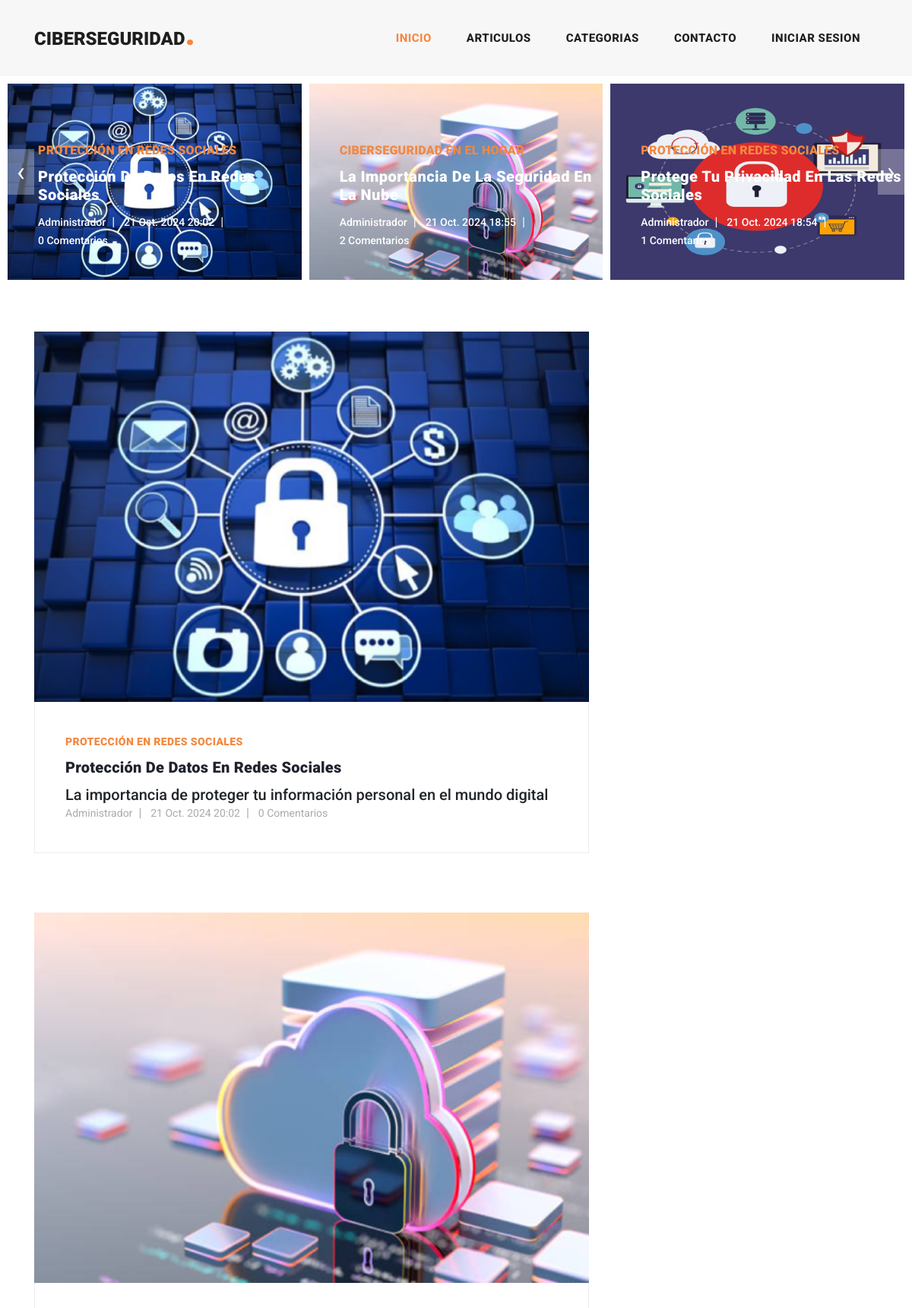
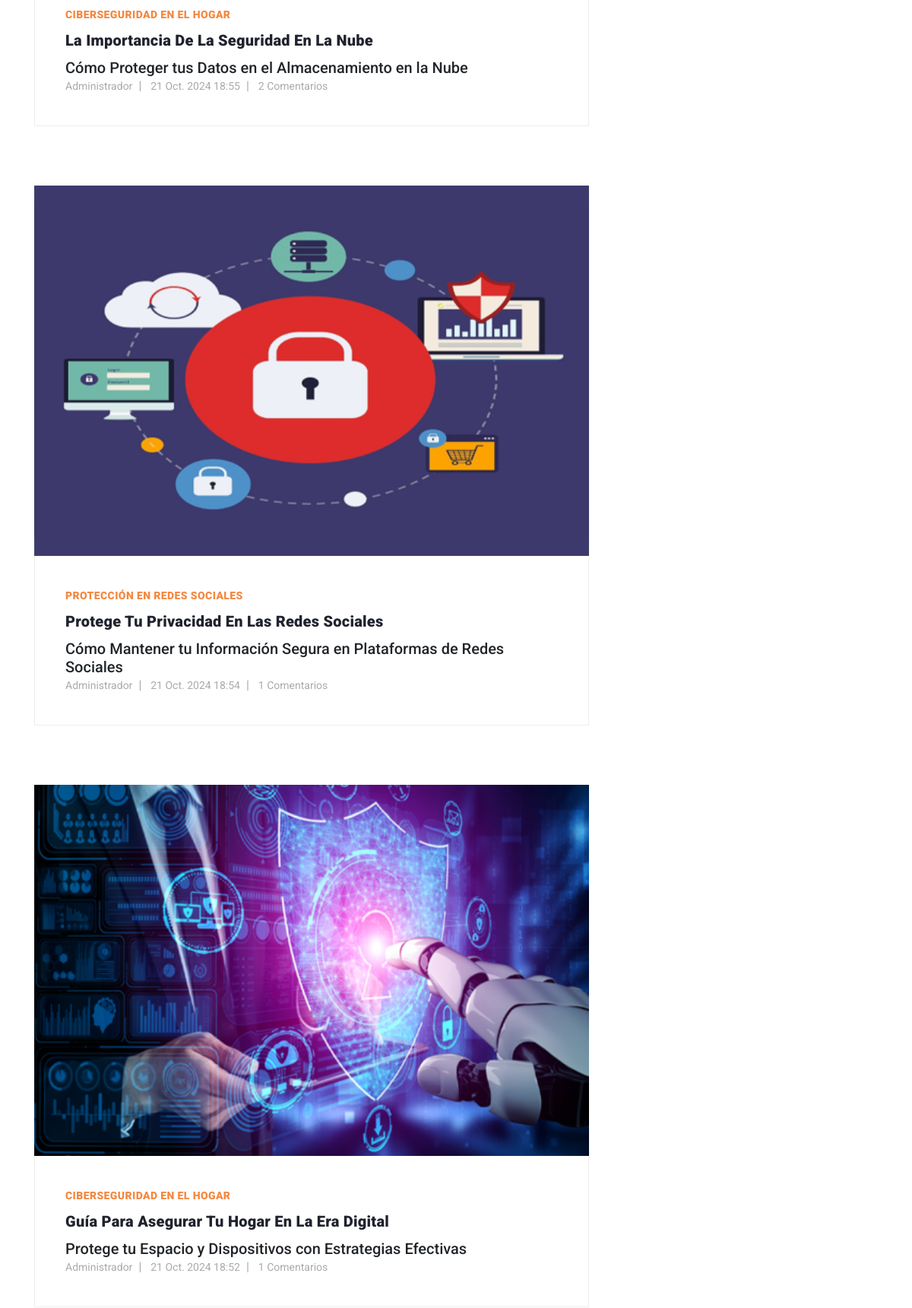
The page / (upper part) on the database its author committed (2 pictures, top to bottom).
### apps/post/models.py (models this page shows, shortened)
class Post(models.Model):
    title = models.CharField(max_length=50, null=False)
    subtitle = models.CharField(max_length=100, null=True, blank=True)
    date = models.DateTimeField(auto_now_add=True)
    text = models.TextField(null=False)
    active = models.BooleanField(default=True)
    category = models.ForeignKey(Category, on_delete=models.SET_NULL, null=True, default='Uncategorized')
    author = models.ForeignKey(User, on_delete=models.CASCADE, null=False, default=None)
    image = models.ImageField(null=True, blank=True, upload_to='media', default='media/post_default.jpg')
    published = models.DateTimeField(default=timezone.now)
    tags=models.ManyToManyField(Tags, related_name='posts')
    class Meta():
        ordering = ('-published',)

class Category(models.Model):
    name = models.CharField(max_length=30, null=False)
    def __str__(self):
        return self.name

### apps/user/models.py (models this page shows, shortened)
class User(AbstractUser):
    image = models.ImageField(null=True, blank=True, upload_to='user', default='user/user-default.jpg')
    is_staff = models.BooleanField(default=False)  # Staff status
    is_active = models.BooleanField(default=True)  # Active status

### blog/views.py (the view)
# urls.py: path('', IndexPostView.as_view(), name='index'),
class IndexPostView(ListView):
    model = Post
    template_name = 'index.html'
    context_object_name = 'posts'

### templates/index.html (shortened to what this page needs)
{% extends 'base.html'%}
{% load static %}
{% block content %}
{% if posts %}
    <div class="main-banner header-text">
        <div class="container-fluid">
            <div class="owl-banner owl-carousel">
                {% for i in posts %}
                <div class="item">
                    <img src="{{ i.image.url }}" alt="Imagen del Post">
                    <div class="item-content">
                        <div class="main-content">
                            <div class="meta-category">
                                <span>{{ i.category }}</span>
                            </div>
                            <a href="{% url 'apps.posts:post_individual' i.id %}"><h4>{{ i.title }}</h4></a>
                            <ul class="post-info">
                                <li><a>{{ i.author }}</a></li>
                                <li><a>{{ i.date }}</a></li>
                                <li><a>{{ i.comments.count }} Comentarios</a></li>
                            </ul>
                        </div>
                    </div>
                </div>
                {% endfor %}
            </div>
        </div>
    </div>
    <section class="blog-posts">
        <div class="container">
            <div class="row">
                <div class="col-lg-8">
                    <div class="all-blog-posts">
                        <div class="row">
                            {% for i in posts %}
                                <div class="col-lg-12">
                                    <div class="blog-post ">
                                        <br>
                                        <br>
                                        <div class="blog-thumb">
                                            <img src="{{ i.image.url }}" alt="Imagen del Post">
                                        </div>
                                        <div class="down-content">
                                            <span>{{ i.category }}</span>
                                            <a href="{% url 'apps.posts:post_individual' i.id %}"><h4>{{ i.title }}</h4></a>
                                            <h5>{{ i.subtitle }}</h5>
                                            <ul class="post-info">
                                                <li><a>{{ i.author }}</a></li>
                                                <li><a>{{ i.date }}</a></li>
                                                <li><a>{{ i.comments.count }} Comentarios</a></li>
                                            </ul>
                                        </div>
                                    </div>
                                </div>
                            {% endfor %}
                    </div>
                </div>
            </div>
        </div>
    </section>
    {% endif %}
{% endblock %}

### static/assets/css/templatemo-stand-blogv=11.css (style rules this page uses)
body { font-family: 'Roboto', sans-serif; overflow-x: hidden; text-rendering: optimizeLegibility; -webkit-font-smoothing: antialiased; -moz-osx-font-smoothing: grayscale; }
a { text-decoration: none!important; }
ul { padding: 0; margin: 0; list-style: none; }
h1,h2,h3,h4,h5,h6 { margin: 0px; }
.main-banner .container-fluid { padding: 0px 10px; margin-bottom: -24px; }
.owl-banner { padding-top: 110px; }
.owl-banner .item { position: relative; }
.owl-banner .item .item-content { position: absolute; bottom: 40px; left: 40px; }
.owl-banner .item .item-content .meta-category span { color: #f48840; font-size: 18px; text-transform: uppercase; font-weight: 900; letter-spacing: 0.25px; }
.owl-banner .item .item-content h4 { font-size: 24px; font-weight: 900; color: #fff; letter-spacing: 0.5px; text-transform: capitalize; margin: 10px 0px 12px 0px; }
.owl-banner .item .item-content ul li { display: inline-block; margin-right: 8px; }
.owl-banner .item .item-content ul li:after { content: '|'; color: #fff; margin-left: 8px; }
.owl-banner .item .item-content ul li:last-child::after { display: none; }
.owl-banner .item .item-content ul li a { font-size: 14px; color: #fff; font-weight: 500; transition: all .3s; }
.blog-posts { margin-top: 20px; }
.blog-posts .blog-post { margin-bottom: 30px; }
.blog-posts .blog-thumb img { width: 100%; overflow: hidden; }
.blog-posts .down-content { padding: 40px; border-right: 1px solid #eee; border-left: 1px solid #eee; border-bottom: 1px solid #eee; }
.blog-posts .down-content span { font-size: 14px; text-transform: uppercase; letter-spacing: 0.4px; font-weight: 900; color: #f48840; }
.blog-posts .down-content h4 { font-size: 24px; text-transform: capitalize; letter-spacing: 0.5px; font-weight: 900; color: #20232e; margin: 10px 0px 12px 0px; }
.blog-posts .down-content ul.post-info li { display: inline-block; margin-right: 8px; }
.blog-posts .down-content ul.post-info li:after { content: '|'; color: #aaa; margin-left: 8px; }
.blog-posts .down-content h4 { font-size: 20px; letter-spacing: 0.25px; }
.blog-posts .down-content ul.post-info li:last-child::after { display: none; }
.blog-posts .down-content ul.post-info li a { font-size: 14px; color: #aaa; font-weight: 400; transition: all .3s; }
@media (max-width: 1250px) { .owl-banner .item .item-content .meta-category span { font-size: 16px; } }
@media (max-width: 1250px) { .owl-banner .item .item-content h4 { font-size: 20px; } }

### rows shown on the page
Post: image (picture), category "PROTECCIÓN EN REDES SOCIALES", title "Protección De Datos En Redes Sociales", author "Administrador", date "21 Oct. 2024 20:02", comments.count "0", subtitle "La importancia de proteger tu información personal en el mundo digital"
Post: image (picture), category "CIBERSEGURIDAD EN EL HOGAR", title "La Importancia De La Seguridad En La Nube", author "Administrador", date "21 Oct. 2024 18:55", comments.count "2", subtitle "Cómo Proteger tus Datos en el Almacenamiento en la Nube"
Post: image (picture), category "PROTECCIÓN EN REDES SOCIALES", title "Protege Tu Privacidad En Las Redes Sociales", author "Administrador", date "21 Oct. 2024 18:54", comments.count "1", subtitle "Cómo Mantener tu Información Segura en Plataformas de Redes Sociales"
Post: image (picture), category "CIBERSEGURIDAD EN EL HOGAR", title "Guía Para Asegurar Tu Hogar En La Era Digital", subtitle "Protege tu Espacio y Dispositivos con Estrategias Efectivas", author "Administrador", date "21 Oct. 2024 18:52", comments.count "1"
